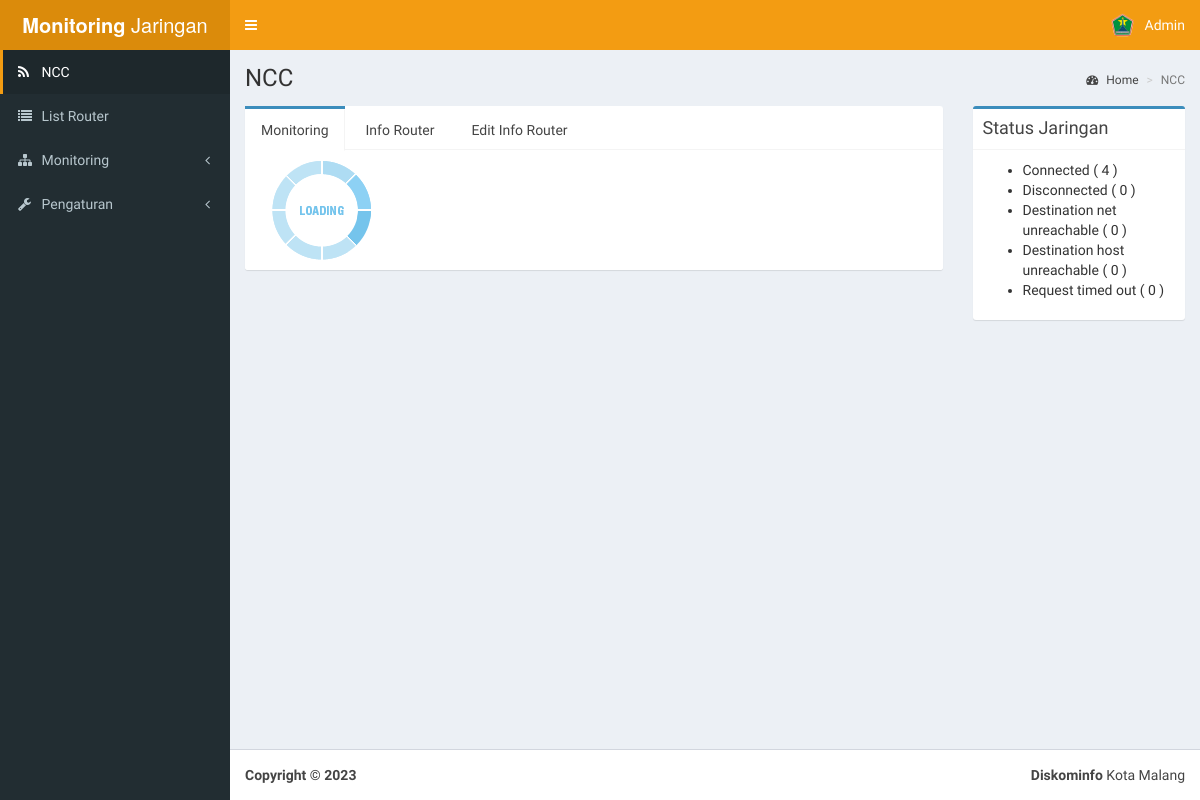
Page /home (signed in) on the committed database.
### tables this page shows
CREATE TABLE `user` (
  `id_user` int(10) NOT NULL,
  `email_user` varchar(255) NOT NULL,
  `pwd_user` varchar(255) NOT NULL,
  `name_user` varchar(255) NOT NULL
);

CREATE TABLE `blok` (
  `id_blok` int(50) NOT NULL,
  `name_blok` varchar(255) NOT NULL,
  `telp_blok` varchar(100) NOT NULL,
  `add_blok` longtext NOT NULL,
  `sum_client` int(100) NOT NULL,
  `pusat_client` varchar(100) NOT NULL
);

### view/layout/header.php (shortened to what this page needs)
<?php
$query_us = $conn->query("SELECT*FROM user WHERE id_user='$_SESSION[id]'");
$admin = $query_us->fetch_assoc();
$admin_name = $admin['name_user'];
 ?>
        <a href="home" class="logo">
          <span class="logo-lg"><b>Monitoring</b> Jaringan</span>
        </a>
        <nav class="navbar navbar-static-top" role="navigation">
          <a href="#" class="sidebar-toggle" data-toggle="offcanvas" role="button">
          </a>
          <div class="navbar-custom-menu">
            <ul class="nav navbar-nav">
              <li class="dropdown user user-menu">
                <a href="#" class="dropdown-toggle" data-toggle="dropdown">
                  <img src="asset/dist/img/mlgkucecwara.jpg" class="user-image" alt="User Image">
                  <span class="hidden-xs"><?php echo $admin_name; ?></span>
                </a>
              </li>
            </ul>
          </div>
        </nav>

### view/layout/sidebar.php (shortened to what this page needs)
<ul class="sidebar-menu">
<?php
    $d_blokx=$conn->query("SELECT (name_blok) FROM blok WHERE pusat_client='1'")->fetch_assoc();
    $nama_blok = $d_blokx['name_blok'];
    $link = array("home", "stasiun", "#", "#");
    $nama = array("$nama_blok", "List Router", "Monitoring", "Pengaturan");
    $icon = array("fa fa-rss", "fa fa-list","fa fa-sitemap", "fa fa-wrench");
    for ($i=0; $i <= count($link)-1 ; $i++) {
      if (strcmp($page, "$link[$i]")==0) {
            $status_l = " class='active'";
          } else {
            $status_l = "";
          }
      if ($nama[$i] === "Monitoring") {
        $right_icon = "<i class='fa fa-angle-left pull-right'></i>";
        $menu_d = "<ul class='treeview-menu'>";
      } elseif ($nama[$i] === "Pengaturan") {
        $right_icon = "<i class='fa fa-angle-left pull-right'></i>";
        $menu_d = "<ul class='treeview-menu'>
        <li>
            <a class='active' href='./add_stasiun'>Add Router</a>
        </li>
        <li>
            <a class='active' href='./add_client'>Add Client</a>
        </li>
        <li>
            <a class='active' href='./log'>Log Laporan</a>
        </li>
        <!-- <li>
            <a href='./asset/proses.php?logout'>Logout</a>
        </li> -->
        </ul>";
      } else {
        $right_icon = "";
        $menu_d = "";
      }
      echo "<li $status_l>
              <a href='$link[$i]'>
              <i class='$icon[$i]'></i> <span>$nama[$i]</span> $right_icon
              </a> $menu_d";
              if ($nama[$i]==="Monitoring") {
              echo "</ul>";
              }
      echo "
            </li>";
    }
 ?>
 </ul>

### view/layout/content.php (shortened to what this page needs)
<?php
    if (strcmp($page, "home")==0) {
        $d_blok=$conn->query("SELECT (name_blok) FROM blok WHERE pusat_client='1'")->fetch_assoc();
        $judul = $d_blok['name_blok'];
        $pantau = 1;
        $halaman = "./view/beranda.php";
      }  else {
        $notif = 'false';
        $pantau = 0;
        $judul = "";
        $halaman = "./view/404.php";
      }
?>
        <section class="content-header">
          <h1>
            <?php echo $judul; ?>
          </h1>
          <ol class="breadcrumb">
            <li><a href="#"><i class="fa fa-dashboard"></i> Home</a></li>
            <li class="active"><?php echo $judul; ?></li>
          </ol>
        </section>
        <section class="content">
          <div class="row">
            <div class="col-md-9">
              <div class="nav-tabs-custom">
                <?php include $halaman; ?>
              </div>
            </div>
            <div class="col-md-3">
                  <?php
                      if ($pantau!=0) {
                        echo '<div class="box box-primary">
                              <div class="box-header with-border">
                                <h3 class="box-title">Status Jaringan</h3>
                              </div>
                              <div class="box-body"> <ul>';
                        $ar_status = array("Connected", "Disconnected", "Destination net unreachable", "Destination host unreachable", "Request timed out");
                        $count_ar = count($ar_status) - 1;
                        for ($i=0; $i <= $count_ar ; $i++) {
                            $status_cl = $ar_status[$i];
                            $sql = "SELECT * FROM client WHERE id_blok='$id_st' AND status_client='$status_cl' ORDER BY id_client ASC";
                            $hitung = $conn->query($sql)->num_rows;
                            echo "<li>$status_cl ( $hitung )</li>";
                        }
                        echo '</ul>
                            </div>
                          </div>';
                      }
                  ?>
            </div>
          </div>
        </section>

### rows in the picture
user: name_user "Admin"
blok: name_blok "NCC", name_blok "List Router", name_blok "Monitoring", name_blok "Pengaturan"

### other values in the picture
$status_cl "Connected"
$hitung "4"
$status_cl "Disconnected"
$hitung "0"
$status_cl "Destination net unreachable"
$status_cl "Destination host unreachable"
$status_cl "Request timed out"
